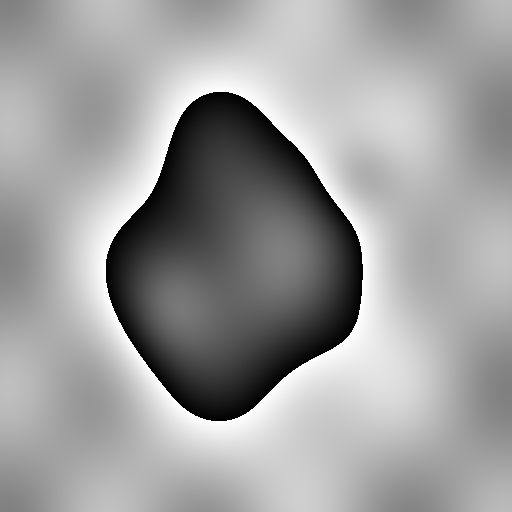
#> input picture img/default_moon_dem.tif, 512 x 512 px; its folder holds only this picture in this run
$ python -i maps.py   (imports and definitions only)
#> lines starting #> are read from the running program, lines starting #| are printed output that depends on the picture; after the words box and inside, x2 and y2 are one past the last pixel; in counts of white or black regions, pixels touching at a corner belong together
#> further down, picture is the input picture: shape (512, 512); min 0, max 255, mean 157.2
from __future__ import annotations

from pathlib import Path

import numpy as np
from scipy.ndimage import (
    binary_closing,
    binary_dilation,
    gaussian_filter,
)
import tifffile
from pyqtgraph.Qt import QtGui, QtCore

from moon_gen.planning import config
from moon_gen.planning.types import LayerMap


def normalize01(values: np.ndarray) -> np.ndarray:
    values = np.asarray(values, dtype=np.float32)
    finite = np.isfinite(values)
#> finite: shape (512, 512) bool; every value is 1
    if not finite.any():
        return np.zeros_like(values, dtype=np.float32)
    out = np.zeros_like(values, dtype=np.float32)
    min_v = float(values[finite].min())
#> min_v = 0
    max_v = float(values[finite].max())
#> max_v = 255
    if np.isclose(max_v, min_v):
        out[finite] = 0.0
        return out
    out[finite] = (values[finite] - min_v) / (max_v - min_v)
    return np.clip(out, 0.0, 1.0).astype(np.float32)


# [85 lines left out: functions _downsample_mean_2d, _load_png_jpg, load_lunar_image, resolve_start_goal, not called in this run]


def compute_terrain_layers(image: np.ndarray) -> LayerMap:
    """
    1. Slope (gradient magnitude)
    2. Roughness (local variance)
    3. Obstacle (high slope/roughness)
    4. Crater (morphology + dark regions)
    5. Confidence (local contrast + threshold proximity)
    """
    if image.ndim != 2:
        raise ValueError("terrain image must be 2D")

    base = normalize01(image)

    # 1. Slope (approximate via gradient)
    gy, gx = np.gradient(base)
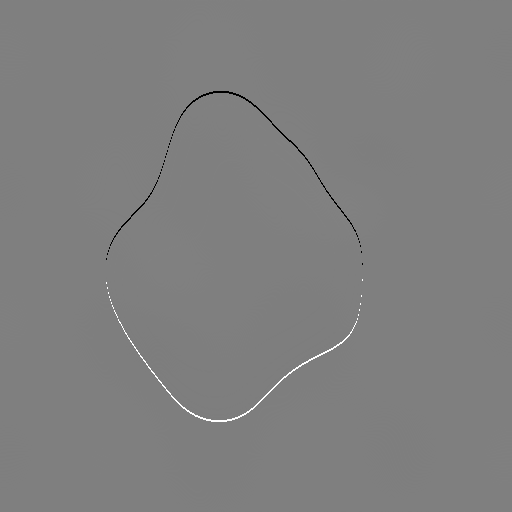
#> gy: shape (512, 512) float32; min -0.5, max 0.5, mean 2.24e-08; drawn with min black and max white
    slope_grade = np.hypot(gx, gy).astype(np.float32)
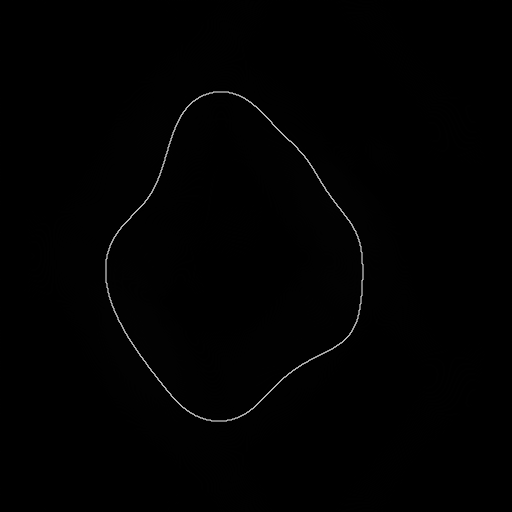
#> slope_grade: shape (512, 512) float32; min 0, max 0.707, mean 0.00714
    slope = normalize01(slope_grade)

    # 2. Roughness (local variance = E[X^2] - E[X]^2)
    mean = gaussian_filter(base, sigma=config.ROUGHNESS_SIGMA)
    mean_sq = gaussian_filter(base**2, sigma=config.ROUGHNESS_SIGMA)
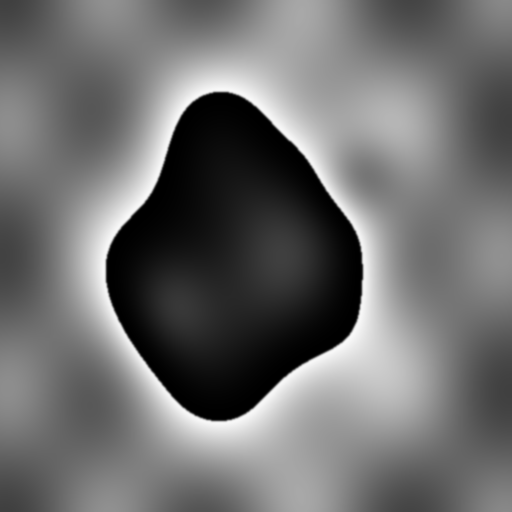
#> mean_sq: shape (512, 512) float32; min 0.000312, max 0.978, mean 0.433
    roughness = normalize01(np.clip(mean_sq - mean**2, 0.0, None))

    # 3. Obstacle Risk (combination of high slope + roughness)
    obstacle_signal = 0.65 * slope + 0.35 * roughness
    threshold = np.percentile(obstacle_signal, config.OBSTACLE_PERCENTILE)
#> threshold = 0.00659
    obstacle_mask = obstacle_signal >= threshold
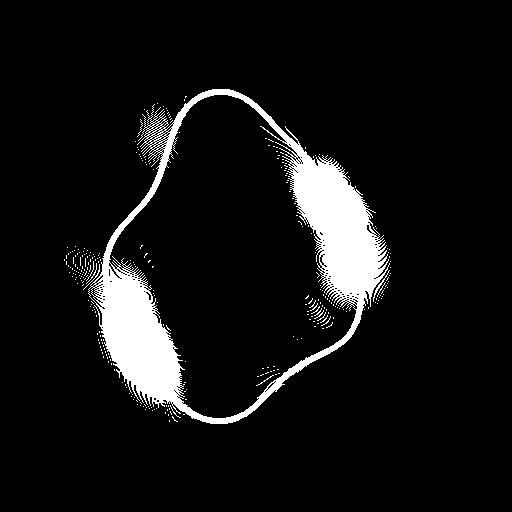
#> obstacle_mask: shape (512, 512) bool; 8% white; 314 white regions (308 under 20 px), largest, box (x1, y1, x2, y2) and area: (88, 89, 390, 424) 20096, (373, 270, 390, 302) 55, (83, 264, 100, 290) 31, (86, 263, 97, 284) 24, (256, 375, 274, 386) 22, (86, 261, 94, 281) 20
    obstacle_mask = binary_dilation(
        obstacle_mask, iterations=config.OBSTACLE_DILATION_ITERS)
#> obstacle_mask: shape (512, 512) bool; 10.5% white; 24 white regions (19 under 20 px), largest, box (x1, y1, x2, y2) and area: (63, 88, 392, 425) 26815, (304, 297, 335, 330) 462, (255, 372, 281, 387) 76, (256, 368, 280, 378) 60, (143, 252, 149, 259) 20
    obstacle_mask = binary_closing(
        obstacle_mask, iterations=config.OBSTACLE_CLOSE_ITERS)
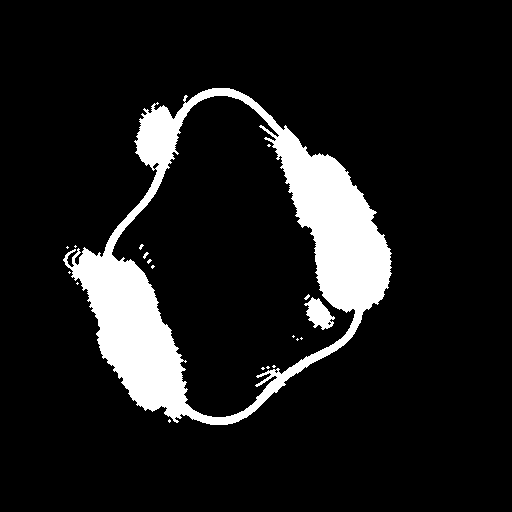
#> obstacle_mask: shape (512, 512) bool; 10.8% white; 19 white regions (16 under 20 px), largest, box (x1, y1, x2, y2) and area: (63, 88, 392, 425) 27620, (304, 297, 335, 330) 558, (143, 252, 149, 259) 20
    obstacle_mask = np.asarray(obstacle_mask, dtype=bool)
    obstacle = obstacle_mask.astype(np.float32)

    # 4. Crater Risk (dark regions + bowl shape)
    # Dark regions often shadows in craters
    dark_threshold = np.percentile(base, config.CRATER_DARK_PERCENTILE)
#> dark_threshold = 0.329
    dark_region = normalize01(np.clip((dark_threshold - base), 0.0, None))
    # Bowl shape: difference of gaussians or Laplacian-of-Gaussian proxy
    # Simple proxy: locally depressed vs surroundings
    bowl_response = normalize01(
        np.clip(gaussian_filter(
            base, sigma=config.CRATER_BOWL_SIGMA) - base, 0.0, None)
    )
    crater = normalize01(0.55 * dark_region + 0.45 * bowl_response)

    # 4b. Hard mobility limits (strictly non-traversable)
    # `pit_depth` models local depressions relative to broader neighborhood.
    pit_depth = normalize01(
        np.clip(gaussian_filter(
            base, sigma=config.CRATER_BOWL_SIGMA * 1.6) - base, 0.0, None)
    )

    impassable_slope = np.asarray(
        slope_grade >= config.MAX_CLIMBABLE_SLOPE, dtype=bool)
#> impassable_slope: shape (512, 512) bool; 0.58% white in thin lines or dots, all inside (x1, y1, x2, y2) = (105, 91, 364, 422)
    steep_block = np.asarray(slope >= config.HARD_SLOPE_THRESHOLD, dtype=bool)
#> steep_block: shape (512, 512) bool; 0.31% white in thin lines or dots, all inside (x1, y1, x2, y2) = (106, 92, 363, 421)
    crater_block = np.asarray(
        (pit_depth >= config.HARD_PIT_DEPTH_THRESHOLD) & (
            crater >= config.HARD_CRATER_SIGNAL_THRESHOLD),
        dtype=bool,
    )
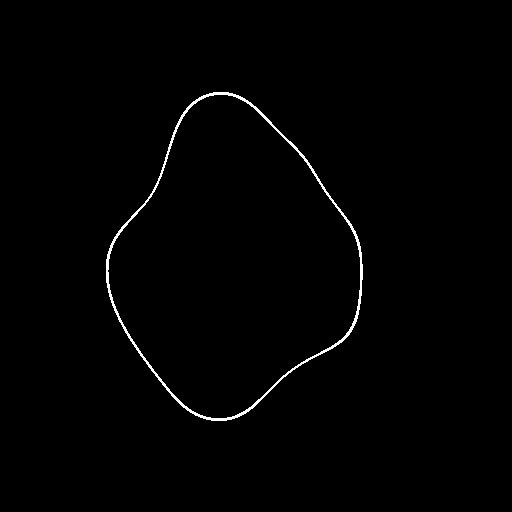
#> crater_block: shape (512, 512) bool; 0.87% white in thin lines or dots, all inside (x1, y1, x2, y2) = (106, 92, 363, 421)
    hard_block = obstacle_mask | impassable_slope | steep_block | crater_block

    # 5. Confidence / Uncertainty
    # Ambiguous regions near obstacle threshold = lower confidence
    # Low local contrast = lower texture information = higher uncertainty?
    # Let's say: High contrast + Clear separation from threshold = High Confidence
    threshold_sep = normalize01(np.abs(obstacle_signal - threshold))
    local_contrast = normalize01(
        np.abs(base - gaussian_filter(base, sigma=config.CONFIDENCE_CONTEXT_SIGMA)))
    confidence = normalize01(0.65 * threshold_sep + 0.35 * local_contrast)
    uncertainty = normalize01(1.0 - confidence)
#> in normalize01 (call 11), `values = np.asarray(values, dtype=np.float32)`:
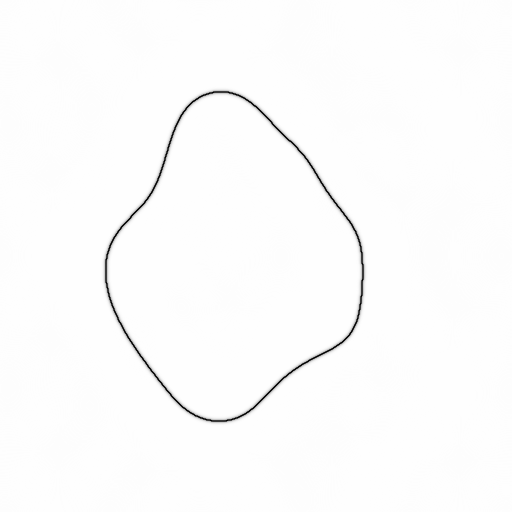
#> values: shape (512, 512) float32; min 0, max 1, mean 0.989
#> in normalize01 (call 11), `min_v = float(values[finite].min())`: min_v = 0
#> in normalize01 (call 11), `max_v = float(values[finite].max())`: max_v = 1

    return {
        "image": base,
        "slope": slope,
        "slope_grade": slope_grade,
        "pit_depth": pit_depth,
        "roughness": roughness,
        "obstacle": obstacle,
        "crater": crater,
        "impassable_slope": impassable_slope.astype(np.float32),
        "steep_block": steep_block.astype(np.float32),
        "crater_block": crater_block.astype(np.float32),
        "hard_block": hard_block.astype(np.float32),
        "confidence": confidence,
        "uncertainty": uncertainty,
        "obstacle_signal": normalize01(obstacle_signal),
    }


# [32 lines left out: functions build_cost_map, build_all_cost_maps, not called in this run]

>>> import cv2
>>> picture = cv2.imread('../../../img/default_moon_dem.tif', cv2.IMREAD_GRAYSCALE)
>>> result = compute_terrain_layers(picture)
#> result = 14 items
